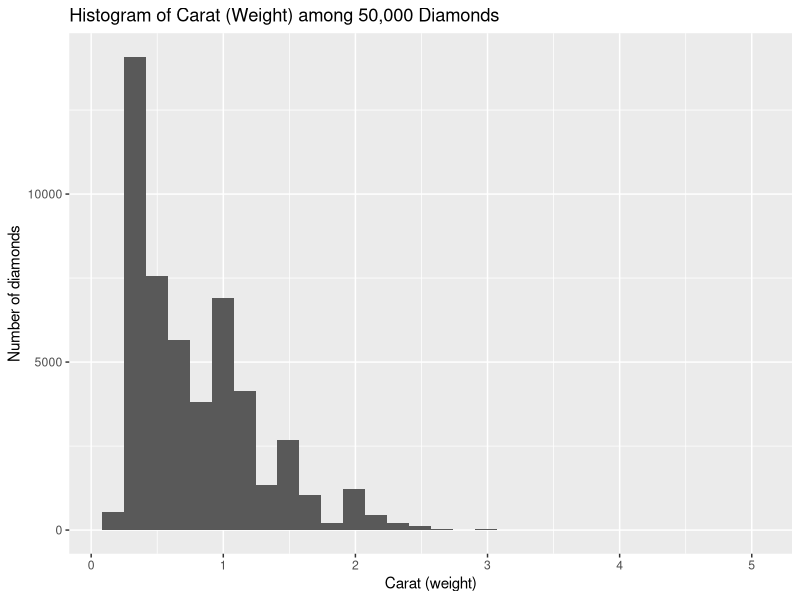

Here is the R script that generated this plot:
library(tidyverse) 

set.seed(123)

diamonds_sample <- diamonds |>
  slice_sample(n = 50000)

hist_p <- ggplot(diamonds_sample, aes(x = carat)) +
  geom_histogram(bins = 30) +
  labs(
    title = "Histogram of Carat (Weight) among 50,000 Diamonds",
    x = "Carat (weight)",
    y = "Number of diamonds"
  )

ggsave("histogram_carat.png", plot = hist_p)
